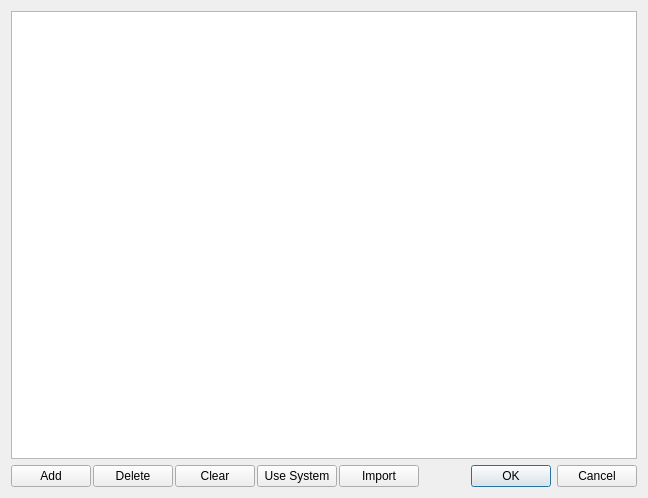
<?xml version="1.0" encoding="UTF-8"?>
<ui version="4.0">
 <class>ProjectBuildEnvironmentDialog</class>
 <widget class="QDialog" name="ProjectBuildEnvironmentDialog">
  <property name="geometry">
   <rect>
    <x>0</x>
    <y>0</y>
    <width>648</width>
    <height>498</height>
   </rect>
  </property>
  <property name="windowTitle">
   <string>Edit Project Environment</string>
  </property>
  <layout class="QVBoxLayout" name="verticalLayout">
   <item>
    <widget class="QTableView" name="envTableView"/>
   </item>
   <item>
    <layout class="QHBoxLayout" name="horizontalLayout">
     <property name="spacing">
      <number>2</number>
     </property>
     <item>
      <widget class="QPushButton" name="addPushButton">
       <property name="toolTip">
        <string>Add Environment Variable</string>
       </property>
       <property name="text">
        <string>Add</string>
       </property>
       <property name="icon">
        <iconset resource="asproject.qrc">
         <normaloff>:/images/inc_add.png</normaloff>:/images/inc_add.png</iconset>
       </property>
      </widget>
     </item>
     <item>
      <widget class="QPushButton" name="deletePushButton">
       <property name="toolTip">
        <string>Delete Environment Variable</string>
       </property>
       <property name="text">
        <string>Delete</string>
       </property>
       <property name="icon">
        <iconset resource="asproject.qrc">
         <normaloff>:/images/inc_del.png</normaloff>:/images/inc_del.png</iconset>
       </property>
      </widget>
     </item>
     <item>
      <widget class="QPushButton" name="clearPushButton">
       <property name="toolTip">
        <string>Remove All Environment Variables</string>
       </property>
       <property name="text">
        <string>Clear</string>
       </property>
       <property name="icon">
        <iconset resource="asproject.qrc">
         <normaloff>:/images/env_clear.png</normaloff>:/images/env_clear.png</iconset>
       </property>
      </widget>
     </item>
     <item>
      <widget class="QPushButton" name="useSystemPushButton">
       <property name="toolTip">
        <string>Set System Environment Variables</string>
       </property>
       <property name="text">
        <string>Use System</string>
       </property>
       <property name="icon">
        <iconset resource="asproject.qrc">
         <normaloff>:/images/env_system.png</normaloff>:/images/env_system.png</iconset>
       </property>
      </widget>
     </item>
     <item>
      <widget class="QPushButton" name="importPushButton">
       <property name="toolTip">
        <string>Import Environment Variables From Other Project</string>
       </property>
       <property name="text">
        <string>Import</string>
       </property>
       <property name="icon">
        <iconset resource="asproject.qrc">
         <normaloff>:/images/env_import.png</normaloff>:/images/env_import.png</iconset>
       </property>
      </widget>
     </item>
     <item>
      <spacer name="horizontalSpacer">
       <property name="orientation">
        <enum>Qt::Horizontal</enum>
       </property>
       <property name="sizeHint" stdset="0">
        <size>
         <width>40</width>
         <height>20</height>
        </size>
       </property>
      </spacer>
     </item>
     <item>
      <widget class="QDialogButtonBox" name="buttonBox">
       <property name="orientation">
        <enum>Qt::Horizontal</enum>
       </property>
       <property name="standardButtons">
        <set>QDialogButtonBox::Cancel|QDialogButtonBox::Ok</set>
       </property>
       <property name="centerButtons">
        <bool>false</bool>
       </property>
      </widget>
     </item>
    </layout>
   </item>
  </layout>
 </widget>
 <resources>
  <include location="asproject.qrc"/>
 </resources>
 <connections>
  <connection>
   <sender>buttonBox</sender>
   <signal>accepted()</signal>
   <receiver>ProjectBuildEnvironmentDialog</receiver>
   <slot>accept()</slot>
   <hints>
    <hint type="sourcelabel">
     <x>248</x>
     <y>254</y>
    </hint>
    <hint type="destinationlabel">
     <x>157</x>
     <y>274</y>
    </hint>
   </hints>
  </connection>
  <connection>
   <sender>buttonBox</sender>
   <signal>rejected()</signal>
   <receiver>ProjectBuildEnvironmentDialog</receiver>
   <slot>reject()</slot>
   <hints>
    <hint type="sourcelabel">
     <x>316</x>
     <y>260</y>
    </hint>
    <hint type="destinationlabel">
     <x>286</x>
     <y>274</y>
    </hint>
   </hints>
  </connection>
 </connections>
</ui>
